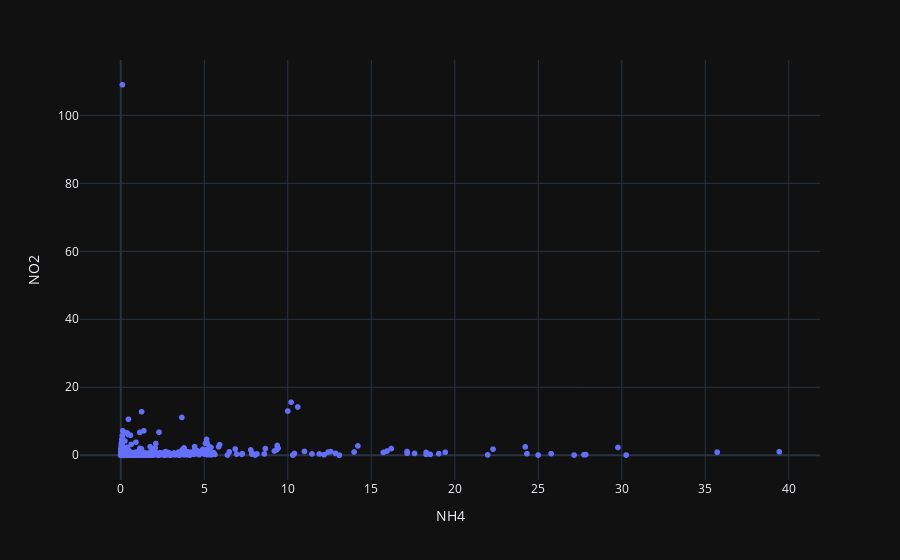

Notebook source saved alongside this figure:
### Code cell
fig = px.scatter(df,x = "NH4",y="NO2",template= "plotly_dark")
fig.show()

### Figure 1 — Plotly figure (JSON) as saved in the notebook; plotly's stock layout.template omitted (floating-point values rounded to 4 significant figures; data arrays with more than 128 entries replaced by an {"elided": "..."} marker saying what was removed)
{"data": [{"hovertemplate": "NH4=%{x}<br>NO2=%{y}<extra></extra>", "legendgroup": "", "marker": {"color": "#636efa", "symbol": "circle"}, "mode": "markers", "name": "", "showlegend": false, "type": "scattergl", "x": {"elided": "2861 float values"}, "xaxis": "x", "y": {"elided": "2861 float values"}, "yaxis": "y"}], "layout": {"autosize": true, "legend": {"tracegroupgap": 0}, "margin": {"t": 60}, "xaxis": {"anchor": "y", "autorange": true, "domain": [0, 1], "range": [-2.386, 41.81], "title": {"text": "NH4"}, "type": "linear"}, "yaxis": {"anchor": "x", "autorange": true, "domain": [0, 1], "range": [-8.44, 117.4], "title": {"text": "NO2"}, "type": "linear"}}}
